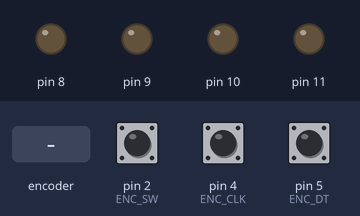
The sketch below on a simulated Arduino Uno, built with avr-gcc and run on an emulated ATmega328P. Shown: output pins drawn as LEDs (lit = HIGH). Inputs (shaded band) come from the test bench; at power-on: pin 2 (ENC_SW) HIGH, pin 4 (ENC_CLK) HIGH, pin 5 (ENC_DT) HIGH.

Above: at 1.2 s.
1.3 s: rotary encoder on pin 4 (ENC_CLK) / pin 5 (ENC_DT) turned 3 steps (first pin leading)
At 1.42 s:
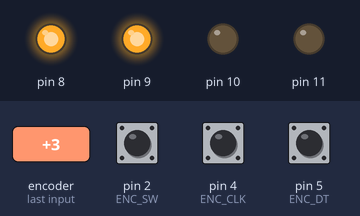
At 2.6 s:
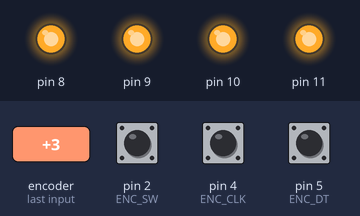
3.4 s: pin 2 (ENC_SW) pulled LOW for 0.15 s
At 4.6 s:
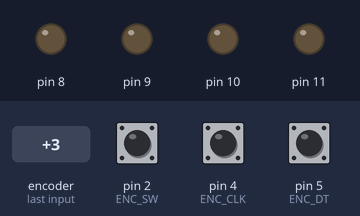
Timing chart, 0 to 6.4 s (numbered marks = the images above; inputs shaded):
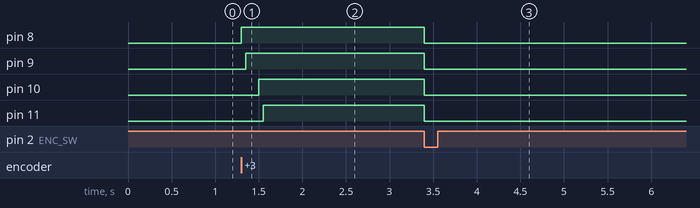

Measured:
- after the input at 1.3 s, pin 8: LOW → HIGH at once; pin 9: LOW → HIGH after 0.05 s; pin 10: LOW → HIGH after 0.20 s; pin 11: LOW → HIGH after 0.25 s
- after the input at 3.4 s, pin 8–11: HIGH → LOW at once

The sketch:

ver_1.ino
```cpp
// HW8. Управление светодиодами через регистры + энкодер.
//
// Условие (лекция 8): управлять несколькими светодиодами с помощью регистров.
// Гирлянда из 4 светодиодов на PORTB, энкодер задаёт число горящих:
//   вращение в одну сторону  - зажигаем по одному (счёт вверх);
//   вращение в другую сторону - гасим по одному (счёт вниз);
//   нажатие кнопки энкодера   - гасим все сразу.
//
// Пины (UNO):
//   Светодиоды: D8, D9, D10, D11 -> PORTB, биты PB0..PB3
//   Энкодер:    CLK = D4, DT = D5, KEY/SW = D2 (INT0, активный низкий)
//
// Светодиоды подключены через резистор 220 Ом, катод в GND.

const uint8_t ENC_CLK = 4;  // энкодер S1
const uint8_t ENC_DT  = 5;  // энкодер S2
const uint8_t ENC_SW  = 2;  // кнопка энкодера -> INT0

const uint8_t LED_MASK = 0x0F;    // биты PB0..PB3 - наши светодиоды
const int LED_COUNT_MAX = 4;      // сколько светодиодов всего

volatile bool btnPressed = false; // флаг из прерывания

int litCount = 0;                 // сколько светодиодов сейчас горит (0..4)
int lastClk;                      // прошлое состояние CLK
unsigned long lastStepMs = 0;     // защита энкодера от дребезга
const unsigned long ENC_DEBOUNCE_MS = 5;

// Обработчик прерывания от кнопки: только ставим флаг.
void keyISR() {
  btnPressed = true;
}

// Зажечь ровно n младших светодиодов, остальные погасить.
void setLeds(int n) {
  uint8_t mask;
  if (n <= 0)                  mask = 0x00;
  else if (n >= LED_COUNT_MAX) mask = LED_MASK;
  else                         mask = (uint8_t)((1 << n) - 1);

  // сохраняем старшие биты PORTB (D12, D13), меняем только младшие 4
  PORTB = (uint8_t)((PORTB & ~LED_MASK) | mask);
}

// Опрос вращения энкодера в loop (без прерывания).
void readEncoder() {
  int clk = digitalRead(ENC_CLK);
  if (clk != lastClk) {
    unsigned long now = millis();
    if (now - lastStepMs >= ENC_DEBOUNCE_MS) {
      if (digitalRead(ENC_DT) != clk) {      // направление вращения
        if (litCount < LED_COUNT_MAX) litCount++;
      } else {
        if (litCount > 0) litCount--;
      }
      setLeds(litCount);
      lastStepMs = now;
    }
    lastClk = clk; // состояние CLK обновляем при любой смене уровня
  }
}

void setup() {
  DDRB  |= LED_MASK;    // PB0..PB3 - выходы
  PORTB &= ~LED_MASK;   // все светодиоды погашены

  pinMode(ENC_CLK, INPUT_PULLUP);
  pinMode(ENC_DT,  INPUT_PULLUP);
  pinMode(ENC_SW,  INPUT_PULLUP);

  lastClk = digitalRead(ENC_CLK);
  attachInterrupt(digitalPinToInterrupt(ENC_SW), keyISR, FALLING);
}

void loop() {
  // нажатие кнопки -> погасить всё
  if (btnPressed) {
    btnPressed = false;
    litCount = 0;
    PORTB &= ~LED_MASK;
  }

  readEncoder();
}
```
